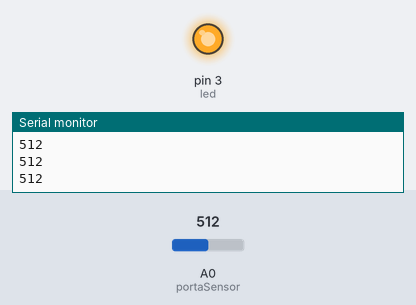
A sketch run on a simulated Arduino Uno, built with avr-gcc and run on an emulated ATmega328P. Shown: output pins drawn as LEDs (lit = HIGH), the last lines printed to the serial monitor. The inputs (shaded band) are chosen by the test bench; at power-on: A0 (portaSensor) = 512.

Above: at 1.2 s.
1.3 s: A0 (portaSensor) set to 619
2.8 s: A0 (portaSensor) set to 649
At 4.1 s:
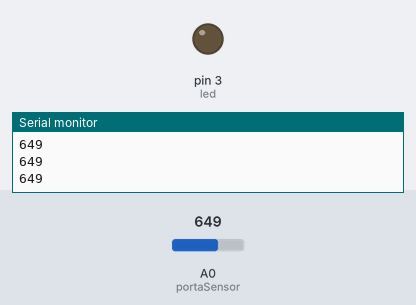
4.4 s: A0 (portaSensor) set to 627
At 5.7 s:
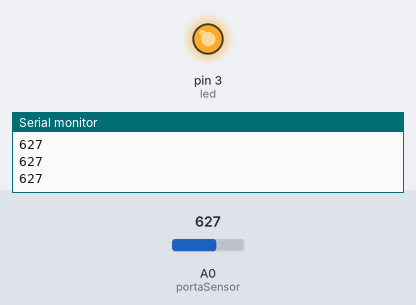
6.0 s: A0 (portaSensor) set to 647
At 7.1 s:
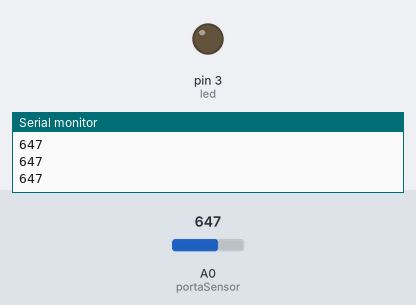
Timing chart, 0 to 8.6 s (numbered marks = the images above; inputs shaded):
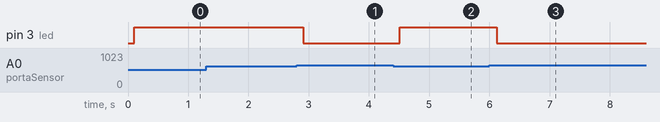

Measured:
- the behaviour switches between 636 and 637 on A0 (portaSensor) (found by bisection; images 0 and 1)
- after the input at 2.8 s, pin 3 (led): HIGH → LOW after 0.11 s
- after the input at 4.4 s, pin 3 (led): LOW → HIGH after 0.11 s
- after the input at 6.0 s, pin 3 (led): HIGH → LOW after 0.12 s

The sketch:

davy_projeto_sensor_borwo1.ino
```cpp
// C++
// Davy Pinheiro

int led = 3;
int portaSensor = A0;
int valorSensor = 0;

void setup() {

    pinMode(led, OUTPUT);
    Serial.begin(9600);
}

void loop() {

  valorSensor = analogRead(portaSensor);
  Serial.println(valorSensor);
  delay(100);

  if(valorSensor < 637) {
    digitalWrite(led, HIGH);
  } else {
    digitalWrite(led, LOW);
  }

}
```
